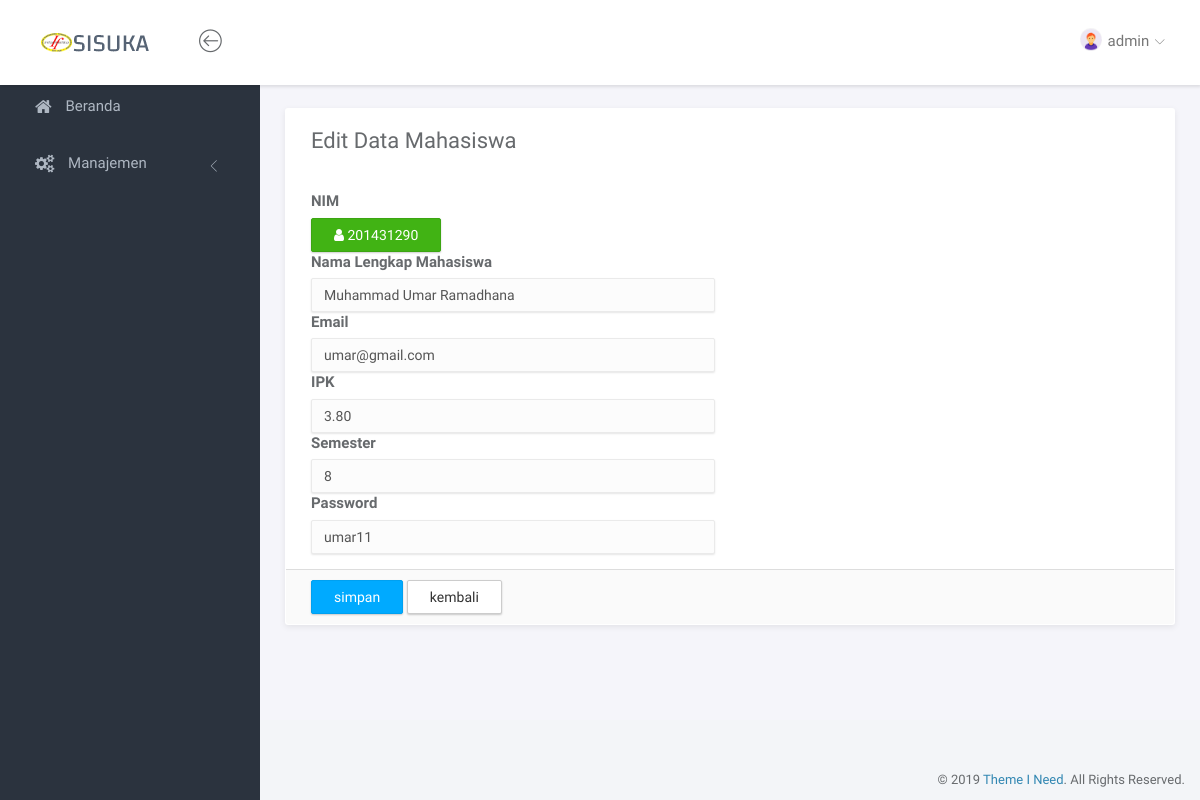
/index.php?page=mahasiswaedit&id=201431290 (signed in), run on an earlier commit of the app's database.
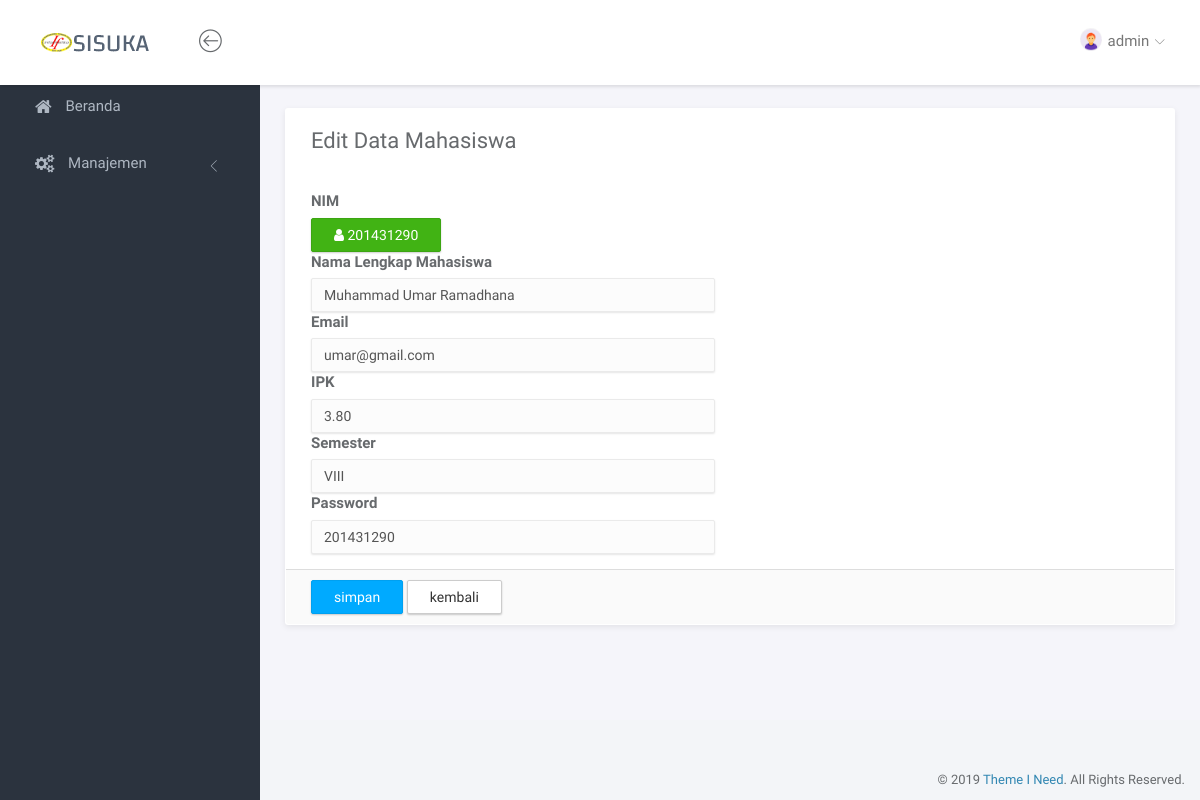
And on a later commit of the database.
### tables this page shows
CREATE TABLE `tbl_mahasiswa` (
  `nim` varchar(10) NOT NULL,
  `nama_lengkap` varchar(100) NOT NULL,
  `email` varchar(50) NOT NULL,
  `ipk` decimal(3,2) NOT NULL,
  `semester` varchar(5) NOT NULL,
  `password` varchar(10) NOT NULL,
  `terakhir_login` timestamp NULL DEFAULT NULL ON UPDATE CURRENT_TIMESTAMP
);

### page/mahasiswa/mahasiswaedit.php (the view, shortened to what this page needs)
<?php
    $g = mysqli_query($conn, "SELECT * FROM tbl_mahasiswa WHERE nim='$_GET[id]'");
    $data = mysqli_fetch_array($g);
?>
<div class="panel panel-headline">
    <div class="panel-heading">
        <div class="row">
            <div class="col-md-12">
                <div class="pull-left">
                    <h3 class="panel-title">Edit Data Mahasiswa</h3>
                </div>
            </div>
        </div>
    </div>
    <div class="panel-body">
        <div class="row">
            <div class="col-md-12">
                <form action="?page=mahasiswaeditpro" method="post" enctype="multipart/form-data">
                    <div class="row">
                        <div class="col-md-6">
                            <div clas="form-group">
                            <label>NIM</label><br>
                            <a class="btn btn-success"><i class="fa fa-user"></i> <?= $data['nim'] ?></a>
                            </div>
                        </div>
                    </div>
                    <div class="row">
                        <div class="col-md-6">
                            <div clas="form-group">
                                <label>Nama Lengkap Mahasiswa</label>
                                <input type="text" class="form-control" name="nama_lengkap" placeholder="masukkan nama lengkap mahasiswa ..." value="<?= $data['nama_lengkap'] ?>" required>
                            </div>
                        </div>
                    </div>
                    <div class="row">
                        <div class="col-md-6">
                            <div clas="form-group">
                                <label>Email</label>
                                <input type="email" class="form-control" name="email" placeholder="masukkan email mahasiswa ..." value="<?= $data['email'] ?>" required>
                            </div>
                        </div>
                    </div>
                    <div class="row">
                        <div class="col-md-6">
                            <div clas="form-group">
                                <label>IPK</label>
                                <input type="text" class="form-control" name="ipk" placeholder="masukkan ipk mahasiswa ..." value="<?= $data['ipk'] ?>" required>
                            </div>
                        </div>
                    </div>
                    <div class="row">
                        <div class="col-md-6">
                            <div clas="form-group">
                                <label>Semester</label>
                                <input type="text" class="form-control kapital" name="semester" placeholder="masukkan semester mahasiswa ..." value="<?= $data['semester'] ?>" required>
                            </div>
                        </div>
                    </div>
                    <div class="row">
                        <div class="col-md-6">
                            <div clas="form-group">
                                <label>Password</label>
                                <input type="text" class="form-control" name="password" placeholder="masukkan password untuk akun mahasiswa ..." value="<?= $data['password'] ?>" required>
                            </div>
                        </div>
                    </div>
            </div>
        </div>
    </div>
    <div class="panel-footer">
        <input type="submit" name="submit" class="btn btn-primary" value="simpan">
        <a href="?page=mahasiswa" class="btn btn-default">kembali</a>
    </div>
</div>

What changed in the data, as far as the page shows it:
changed tbl_mahasiswa "Muhammad Umar Ramadhana": semester "8" → "VIII"; password "umar11" → "201431290"
